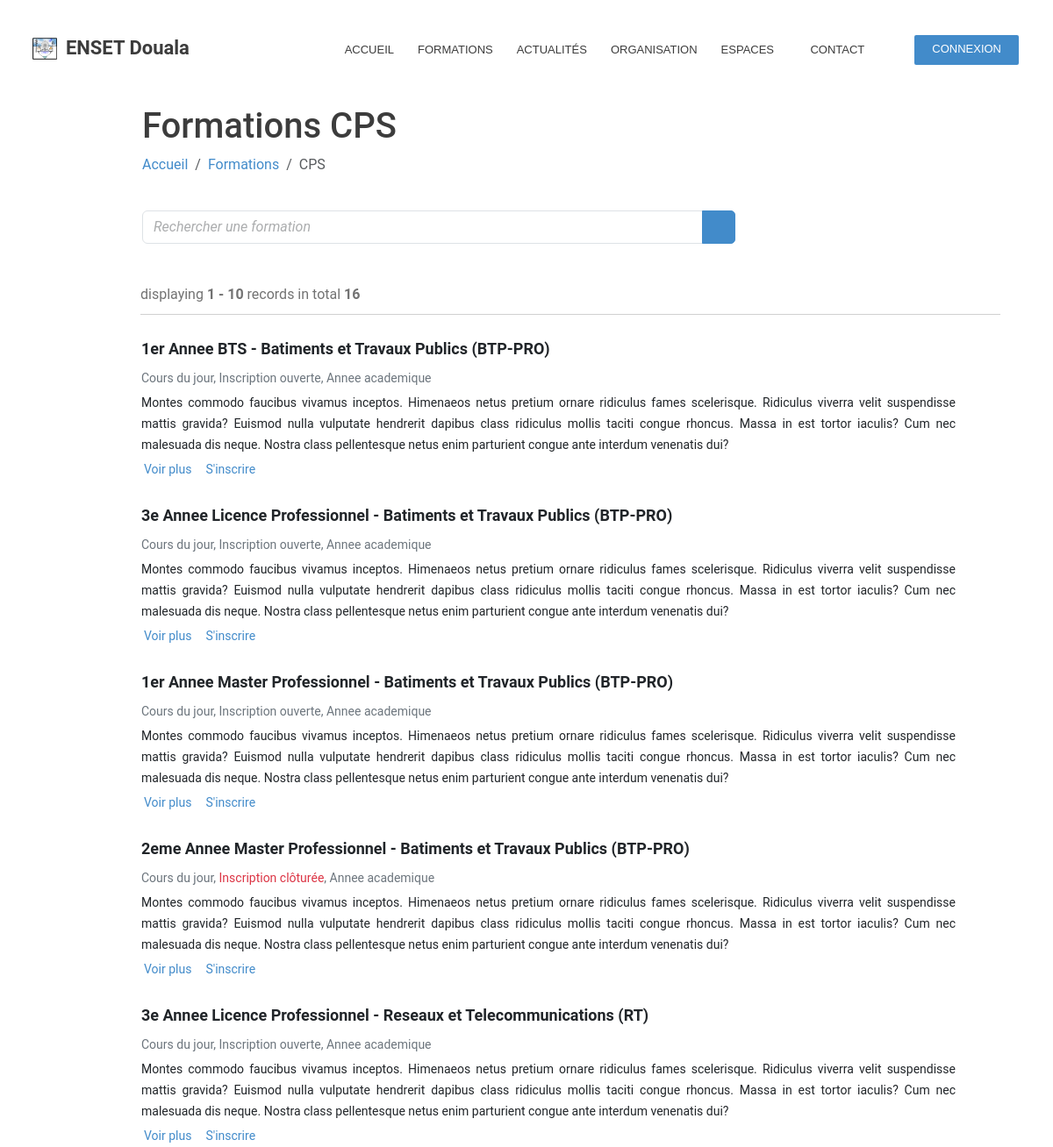
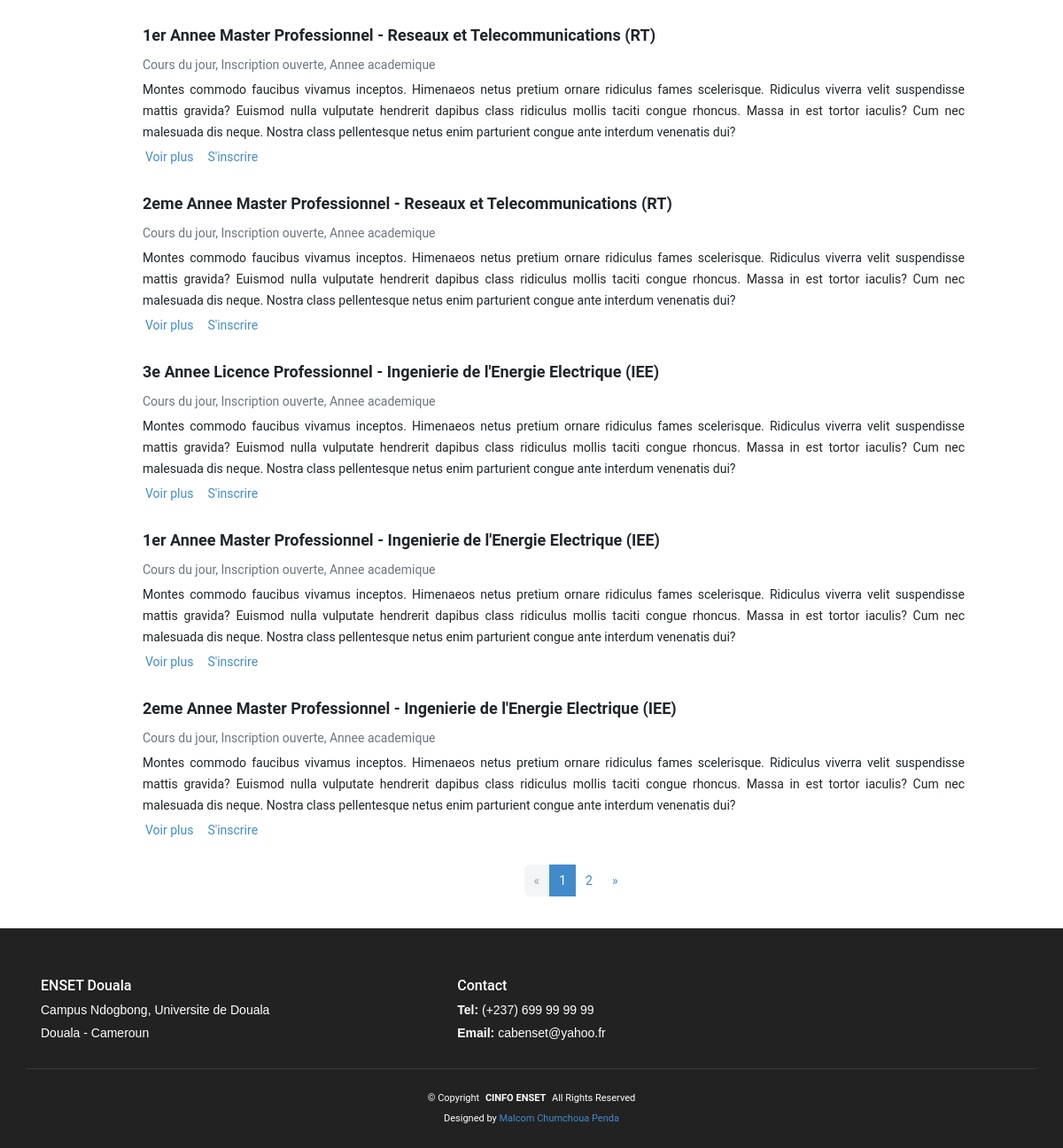
The app's page /courses/list/CPS with its own data (2 pictures, top to bottom).
### services/demo/schemas.py (models this page shows)
class Course(db.Model):
    __bind_key__ = 'demo'
    __tablename__ = 'courses'
    id = db.Column(db.String(10), primary_key=True)
    open = db.Column(db.Boolean, nullable=False)
    period = db.Column(db.String(9), nullable=False)
    text = db.Column(db.String(200), nullable=True)
    option_id = db.Column(db.String(10), db.ForeignKey('options.id'))
    diploma_id = db.Column(db.String(10), db.ForeignKey('diplomas.id'))
    level_id = db.Column(db.String(15), db.ForeignKey('levels.id'))

class Level(db.Model):
    __bind_key__ = 'demo'
    __tablename__ = 'levels'
    id = db.Column(db.String(15), primary_key=True)
    name = db.Column(db.String(100), nullable=False)
    courses = db.relationship('Course', backref='level', cascade=CASCADE)

class Option(db.Model):
    __bind_key__ = 'demo'
    __tablename__ = 'options'
    id = db.Column(db.String(10), primary_key=True)
    name = db.Column(db.String(100), nullable=False)
    unit_id = db.Column(db.String(50), db.ForeignKey('units.id'))
    formation_id = db.Column(db.String(5), db.ForeignKey('formations.id'))
    courses = db.relationship('Course', backref='option', cascade=CASCADE)

### pages/courses/routes.py (the view)
@ui.route("/list", defaults={'formation':None, 'unit':None})
@ui.route("/list/all", defaults={'formation':None, 'unit':None})
@ui.route("/list/all/<unit>", defaults={'formation':None})
@ui.route("/list/<formation>", defaults={'unit':None})
@ui.route("/list/<formation>/<unit>")
def list(formation, unit):
    header = _create_list_header(formation, unit)
    courses = qry.get_courses(db.session, formation=formation, unit=unit)
    courses, pagination = _create_paginated_courses(courses)
    return render_template('courses-listing.html',
                            header=header,
                            courses=courses,
                            pagination=pagination)

### app.py (called while the page is built)
@app.context_processor
def inject_defaults():
    return {'default_deadline':default_deadline,
            'portals': PORTALS,
            'contact':CONTACT,
            'links':LINKS}

@app.context_processor
def inject_menus():
    return {'landing':LANDING_MENU['children'],
            'login':LOGIN_MENU['children']}

@app.template_filter('safe_md')
def convert_to_safe(md_link):
    if '/store/' in md_link:
        md_dir = SERVICES_DIR
    elif '/assets/' in md_link:
        md_dir = PAGES_DIR
    else:
        raise RuntimeError(f'Invalid Path -> {md_link}')
    if md_link.startswith('/'):
        md_link = md_link[1:]
    md_link = os.path.normpath(md_link)
    filename = os.path.join(md_dir, md_link)
    safe = app.jinja_env.filters['safe']
    return safe(read_markdown(filename))

### core/utils.py (called while the page is built)
def read_text(filepath, encoding='utf-8', coerce=True):
    try:
        with open(filepath, 'r', encoding=encoding) as f:
            text = f.read()
    except UnicodeDecodeError:
        if not coerce:
            raise
        valid = None
        for enc in encodings:
            print('- test read with', enc, 'for', filepath)
            try:
                with open(filepath, 'r', encoding=enc) as f:
                    text = f.read()
                    valid = True
            except UnicodeDecodeError:
                continue
        if not valid:
            raise RuntimeError(f'Unable to read text in {filepath}')
    return text

def read_markdown(filepath, encoding='utf-8', coerce=True):
    text = read_text(filepath, encoding=encoding, coerce=coerce)
    return md.markdown(text)

### pages/courses/routes.py (called while the page is built)
def _create_list_header(formation, unit):
    title = 'Formations'
    if formation is None:
        if unit is None:
            link = '...'
        else:
            link = unit.upper()
            title += f' {link}'
    else:
        formation = formation.upper()
        if unit is None:
            title += f' {formation}'
            link = formation
        else:
            unit = unit.upper()
            link = f'{unit} ({formation})'
            title += f' {link}'
    return dict(title=title, link=link)

### services/demo/queries.py (called while the page is built)
def get_courses(session, formation=None, unit=None):
    query = session.query(sch.Course).join(sch.Option)
    if formation:
        query = query.filter(sch.Option.formation_id==formation)
    if unit:
        query = query.filter(sch.Option.unit_id==unit)
    return query.all()

### pages/courses/layouts/courses-listing.html (shortened to what this page needs)
{% extends 'landing-listing.html' %}
{% block custom_css %}
  <link href="{{ url_for('courses.static', filename='css/courses.css') }}" rel="stylesheet">
{% endblock %}
{% block listing_hero %}
  <div class="container">
      <div class="row">
          <div class="col-12 d-flex flex-column align-items-start">
            <h1>{{ header.title }}</h1>
            <nav aria-label="breadcrumb">
              <ol class="breadcrumb">
                <li class="breadcrumb-item"><a href="{{ url_for('home.index') }}">Accueil</a></li>
                <li class="breadcrumb-item"><a href="{{ url_for('courses.index') }}">Formations</a></li>
                <li class="breadcrumb-item active" aria-current="page">{{ header.link }}</li>
              </ol>
            </nav>
          </div>
          <div class="col-12 col-lg-8 mt-4">
            <form>
                <div class="input-group mb-3">
                    <input type="text" class="form-control" placeholder="Rechercher une formation" aria-label="Search filter" aria-describedby="button-addon2">
                    <button class="btn btn-primary" type="button" id="button-addon2">
                        <i class="bi bi-search"></i>
                    </button>
                </div>
            </form>
          </div>
      </div>
  </div>
{% endblock %}
{% block listing_main %}
  <section class="section results">
    <div class="container">
      <div class="row">
          <div class="col-12 px-0">
            {{ pagination.info }}
            <ul class="list-group w-100 pt-4 courses">
              {% for item in courses %}
                <li class="list-group-item course-item">
                  <h4 class="d-flex flex-lg-row flex-column">
                    {{ item.level.name }} - {{ item.option.name }} ({{ item.option_id }})
                  </h4>
                  <div class="text-secondary pb-1">
                    {% if item.formation_id == 'CPS' %}
                      <span>Cours du soir</span>,
                    {% else %}
                      <span>Cours du jour</span>,
                    {% endif %}
                    {% if item.open %}
                      <span>Inscription ouverte</span>,
                    {% else %}
                      <span class="text-danger">Inscription clôturée</span>,
                    {% endif %}
                    <span class="text-nowrap">Annee academique {{ item.annee }}</span>
                  </div>
                  {{ item.text | safe_md }}
                  <div class="d-flex justify-content-start gx-4 pt-0">
                    <a class="btn btn-link ms-0" href="{{ url_for('courses.details',key=item.id, prev_url=request.path, prev=header.link) }}">Voir plus</a>
                    <a class="btn btn-link" href="{{ url_for('admission.index') }}">S'inscrire</a>
                  </div>
                </li>
              {% endfor %}
            </ul>
            <div class="d-flex justify-content-center">
              {{ pagination.links }}
            </div>
          </div>
      </div>
    </div>
  </section>
{% endblock %}
{% block listing_authors %}
  <a>Malcom Chumchoua Penda</a>
{% endblock %}

### core/theme/static/css/color.css (style rules this page uses)
:root { --primary-color: #428bca; --secondary-dark-color: #3c3c3c; --secondary-color: #444444; --secondary-light-color: #edeff0e3; --white-color: #ffffff; --black-color: #222222; --success-color: rgb(5, 109, 95); --danger-color: rgb(233, 70, 97); }
:root { -e:rgb(68, 68, 68); --primary-transparent-90: rgb(66, 139, 202, 0.90); --primary-transparent-80: rgb(66, 139, 202, 0.80); --primary-transparent-70: rgb(66, 139, 202, 0.70); --primary-transparent-60: rgb(66, 139, 202, 0.60); --primary-transparent-50: rgb(66, 139, 202, 0.50); --primary-transparent-40: rgb(66, 139, 202, 0.40); --primary-transparent-30: rgb(66, 139, 202, 0.30); --primary-transparent-20: rgb(66, 139, 202, 0.20); --primary-transparent-10: rgb(66, 139, 202, 0.10); --secondary-transparent-90: rgb(68, 68, 68, 0.90); --secondary-transparent-80: rgb(68, 68, 68, 0.80); --secondary-transparent-70: rgb(68, 68, 68, 0.70); --secondary-transparent-60: rgb(68, 68, 68, 0.60); --secondary-transparent-50: rgb(68, 68, 68, 0.50); --secondary-transparent-40: rgb(68, 68, 68, 0.40); --secondary-transparent-30: rgb(68, 68, 68, 0.30); --secondary-transparent-20: rgb(68, 68, 68, 0.20); --secondary-transparent-10: rgb(68, 68, 68, 0.10); --white-transparent-90: rgba(255, 255, 255, 0.95); --white-transparent-80: rgba(255, 255, 255, 0.85); --white-transparent-70: rgba(255, 255, 255, 0.75); --white-transparent-60: rgba(255, 255, 255, 0.65); --white-transparent-50: rgba(255, 255, 255, 0.55); --white-transparent-40: rgba(255, 255, 255, 0.45); --white-transparent-30: rgba(255, 255, 255, 0.35); --white-transparent-20: rgba(255, 255, 255, 0.25); --white-transparent-10: rgba(255, 255, 255, 0.15); --black-transparent-90: rgb(34, 34, 34, 0.90); --black-transparent-80: rgb(34, 34, 34, 0.80); --black-transparent-70: rgb(34, 34, 34, 0.70); --black-transparent-60: rgb(34, 34, 34, 0.60); --black-transparent-50: rgb(34, 34, 34, 0.50); --black-transparent-40: rgb(34, 34, 34, 0.40); --black-transparent-30: rgb(34, 34, 34, 0.30); --black-transparent-20: rgb(34, 34, 34, 0.20); --black-transparent-10: rgb(34, 34, 34, 0.10); }

### core/theme/static/css/preloader.css (style rules this page uses)
:root { --background-color: #ffffff; --default-color: #444444; --heading-color: #222222; --accent-color: #428bca; --surface-color: #ffffff; --contrast-color: #ffffff; }

### pages/courses/assets/css/courses.css (style rules this page uses)
.courses { border-top: 1px solid color-mix(in srgb, var(--default-color), transparent 75%); border-radius: 0%; }
.course-item { border-color: transparent; margin-bottom: 0; padding: 0 50px 20px 0; }
.course-item > p { margin-bottom: 0; }

### records on screen
Course: level.name "1er Annee BTS", option.name "Batiments et Travaux Publics", option_id "BTP-PRO", open "Inscription ouverte", text "Montes commodo faucibus vivamus inceptos. Himenaeos netus pretium ornare ridiculus fames scelerisque. Ridiculus viverra velit suspendisse mattis gravida? Euismod nulla vulputate hendrerit dapibus class ridiculus mollis taciti congue rhoncus. Massa in est tortor iaculis? Cum nec malesuada dis neque. Nostra class pellentesque netus enim parturient congue ante interdum venenatis dui?"
Course: level.name "3e Annee Licence Professionnel", option.name "Batiments et Travaux Publics", option_id "BTP-PRO", open "Inscription ouverte", text "Montes commodo faucibus vivamus inceptos. Himenaeos netus pretium ornare ridiculus fames scelerisque. Ridiculus viverra velit suspendisse mattis gravida? Euismod nulla vulputate hendrerit dapibus class ridiculus mollis taciti congue rhoncus. Massa in est tortor iaculis? Cum nec malesuada dis neque. Nostra class pellentesque netus enim parturient congue ante interdum venenatis dui?"
Course: level.name "1er Annee Master Professionnel", option.name "Batiments et Travaux Publics", option_id "BTP-PRO", open "Inscription ouverte", text "Montes commodo faucibus vivamus inceptos. Himenaeos netus pretium ornare ridiculus fames scelerisque. Ridiculus viverra velit suspendisse mattis gravida? Euismod nulla vulputate hendrerit dapibus class ridiculus mollis taciti congue rhoncus. Massa in est tortor iaculis? Cum nec malesuada dis neque. Nostra class pellentesque netus enim parturient congue ante interdum venenatis dui?"
Course: level.name "2eme Annee Master Professionnel", option.name "Batiments et Travaux Publics", option_id "BTP-PRO", open "Inscription clôturée", text "Montes commodo faucibus vivamus inceptos. Himenaeos netus pretium ornare ridiculus fames scelerisque. Ridiculus viverra velit suspendisse mattis gravida? Euismod nulla vulputate hendrerit dapibus class ridiculus mollis taciti congue rhoncus. Massa in est tortor iaculis? Cum nec malesuada dis neque. Nostra class pellentesque netus enim parturient congue ante interdum venenatis dui?"
Course: level.name "3e Annee Licence Professionnel", option.name "Reseaux et Telecommunications", option_id "RT", open "Inscription ouverte", text "Montes commodo faucibus vivamus inceptos. Himenaeos netus pretium ornare ridiculus fames scelerisque. Ridiculus viverra velit suspendisse mattis gravida? Euismod nulla vulputate hendrerit dapibus class ridiculus mollis taciti congue rhoncus. Massa in est tortor iaculis? Cum nec malesuada dis neque. Nostra class pellentesque netus enim parturient congue ante interdum venenatis dui?"
Course: level.name "1er Annee Master Professionnel", option.name "Reseaux et Telecommunications", option_id "RT", open "Inscription ouverte", text "Montes commodo faucibus vivamus inceptos. Himenaeos netus pretium ornare ridiculus fames scelerisque. Ridiculus viverra velit suspendisse mattis gravida? Euismod nulla vulputate hendrerit dapibus class ridiculus mollis taciti congue rhoncus. Massa in est tortor iaculis? Cum nec malesuada dis neque. Nostra class pellentesque netus enim parturient congue ante interdum venenatis dui?"
Course: level.name "2eme Annee Master Professionnel", option.name "Reseaux et Telecommunications", option_id "RT", open "Inscription ouverte", text "Montes commodo faucibus vivamus inceptos. Himenaeos netus pretium ornare ridiculus fames scelerisque. Ridiculus viverra velit suspendisse mattis gravida? Euismod nulla vulputate hendrerit dapibus class ridiculus mollis taciti congue rhoncus. Massa in est tortor iaculis? Cum nec malesuada dis neque. Nostra class pellentesque netus enim parturient congue ante interdum venenatis dui?"
Course: level.name "3e Annee Licence Professionnel", option.name "Ingenierie de l'Energie Electrique", option_id "IEE", open "Inscription ouverte", text "Montes commodo faucibus vivamus inceptos. Himenaeos netus pretium ornare ridiculus fames scelerisque. Ridiculus viverra velit suspendisse mattis gravida? Euismod nulla vulputate hendrerit dapibus class ridiculus mollis taciti congue rhoncus. Massa in est tortor iaculis? Cum nec malesuada dis neque. Nostra class pellentesque netus enim parturient congue ante interdum venenatis dui?"
Course: level.name "1er Annee Master Professionnel", option.name "Ingenierie de l'Energie Electrique", option_id "IEE", open "Inscription ouverte", text "Montes commodo faucibus vivamus inceptos. Himenaeos netus pretium ornare ridiculus fames scelerisque. Ridiculus viverra velit suspendisse mattis gravida? Euismod nulla vulputate hendrerit dapibus class ridiculus mollis taciti congue rhoncus. Massa in est tortor iaculis? Cum nec malesuada dis neque. Nostra class pellentesque netus enim parturient congue ante interdum venenatis dui?"
Course: level.name "2eme Annee Master Professionnel", option.name "Ingenierie de l'Energie Electrique", option_id "IEE", open "Inscription ouverte", text "Montes commodo faucibus vivamus inceptos. Himenaeos netus pretium ornare ridiculus fames scelerisque. Ridiculus viverra velit suspendisse mattis gravida? Euismod nulla vulputate hendrerit dapibus class ridiculus mollis taciti congue rhoncus. Massa in est tortor iaculis? Cum nec malesuada dis neque. Nostra class pellentesque netus enim parturient congue ante interdum venenatis dui?"

### other values on screen
{{ entry.text }} "ACCUEIL" "FORMATIONS" "ACTUALITÉS" "ORGANISATION" "CONTACT"
{{ entry.text }} "ESPACES"
{{ header.title }} "Formations CPS"
{{ header.link }} "CPS"
{{ pagination.info }} "displaying 1 - 10 records in total 16"
{{ pagination.links }} "« 1 2 »"
{{ contact.addresse }} "Campus Ndogbong, Universite de Douala"
{{ contact.ville }} "Douala - Cameroun"
{{ contact.tel }} "(+237) 699 99 99 99"
{{ contact.email }} "cabenset@yahoo.fr"
